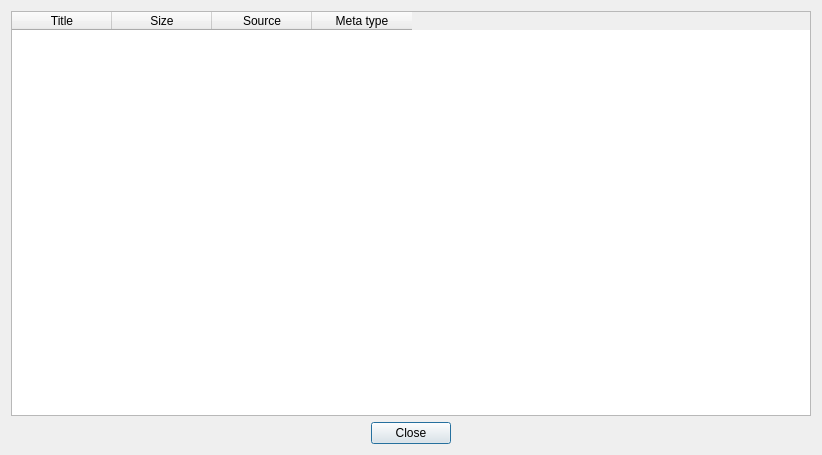
<?xml version="1.0" encoding="UTF-8"?>
<ui version="4.0">
 <class>testFilterDialog</class>
 <widget class="QDialog" name="testFilterDialog">
  <property name="windowModality">
   <enum>Qt::ApplicationModal</enum>
  </property>
  <property name="geometry">
   <rect>
    <x>0</x>
    <y>0</y>
    <width>820</width>
    <height>455</height>
   </rect>
  </property>
  <property name="windowTitle">
   <string>Test Filter</string>
  </property>
  <property name="windowIcon">
   <iconset resource="swarmtvqtresources.qrc">
    <normaloff>:/swarmtv/mainlogo/resources/swarmtv_logo.png</normaloff>:/swarmtv/mainlogo/resources/swarmtv_logo.png</iconset>
  </property>
  <layout class="QGridLayout" name="gridLayout">
   <item row="0" column="0">
    <layout class="QVBoxLayout" name="verticalLayout">
     <item>
      <widget class="QTableWidget" name="testTableWidget">
       <property name="minimumSize">
        <size>
         <width>800</width>
         <height>400</height>
        </size>
       </property>
       <property name="alternatingRowColors">
        <bool>true</bool>
       </property>
       <property name="selectionMode">
        <enum>QAbstractItemView::NoSelection</enum>
       </property>
       <property name="selectionBehavior">
        <enum>QAbstractItemView::SelectRows</enum>
       </property>
       <attribute name="verticalHeaderVisible">
        <bool>false</bool>
       </attribute>
       <column>
        <property name="text">
         <string>Title</string>
        </property>
       </column>
       <column>
        <property name="text">
         <string>Size</string>
        </property>
       </column>
       <column>
        <property name="text">
         <string>Source</string>
        </property>
       </column>
       <column>
        <property name="text">
         <string>Meta type</string>
        </property>
       </column>
      </widget>
     </item>
     <item>
      <layout class="QHBoxLayout" name="horizontalLayout">
       <item>
        <spacer name="horizontalSpacer">
         <property name="orientation">
          <enum>Qt::Horizontal</enum>
         </property>
         <property name="sizeHint" stdset="0">
          <size>
           <width>40</width>
           <height>20</height>
          </size>
         </property>
        </spacer>
       </item>
       <item>
        <widget class="QPushButton" name="ClosePushButton">
         <property name="text">
          <string>Close</string>
         </property>
        </widget>
       </item>
       <item>
        <spacer name="horizontalSpacer_2">
         <property name="orientation">
          <enum>Qt::Horizontal</enum>
         </property>
         <property name="sizeHint" stdset="0">
          <size>
           <width>40</width>
           <height>20</height>
          </size>
         </property>
        </spacer>
       </item>
      </layout>
     </item>
    </layout>
   </item>
  </layout>
 </widget>
 <resources>
  <include location="swarmtvqtresources.qrc"/>
 </resources>
 <connections>
  <connection>
   <sender>ClosePushButton</sender>
   <signal>clicked()</signal>
   <receiver>testFilterDialog</receiver>
   <slot>close()</slot>
   <hints>
    <hint type="sourcelabel">
     <x>255</x>
     <y>275</y>
    </hint>
    <hint type="destinationlabel">
     <x>254</x>
     <y>149</y>
    </hint>
   </hints>
  </connection>
 </connections>
</ui>
